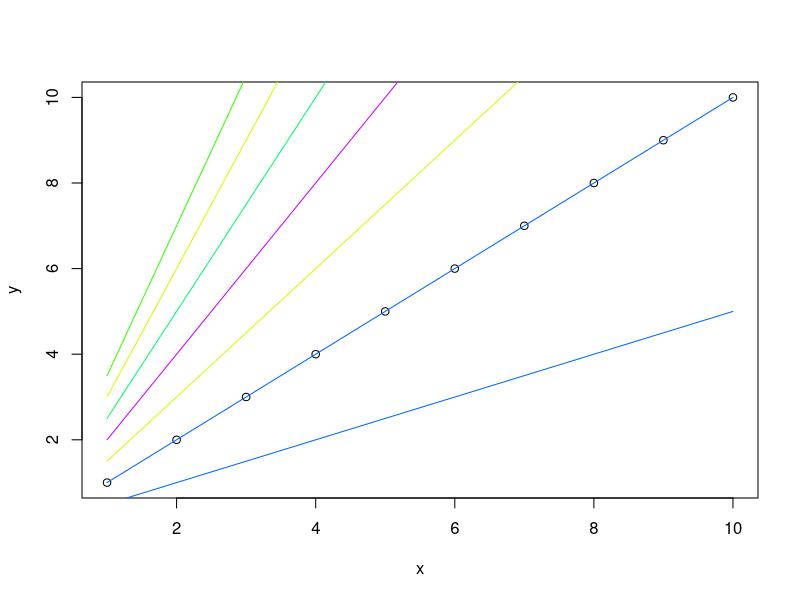
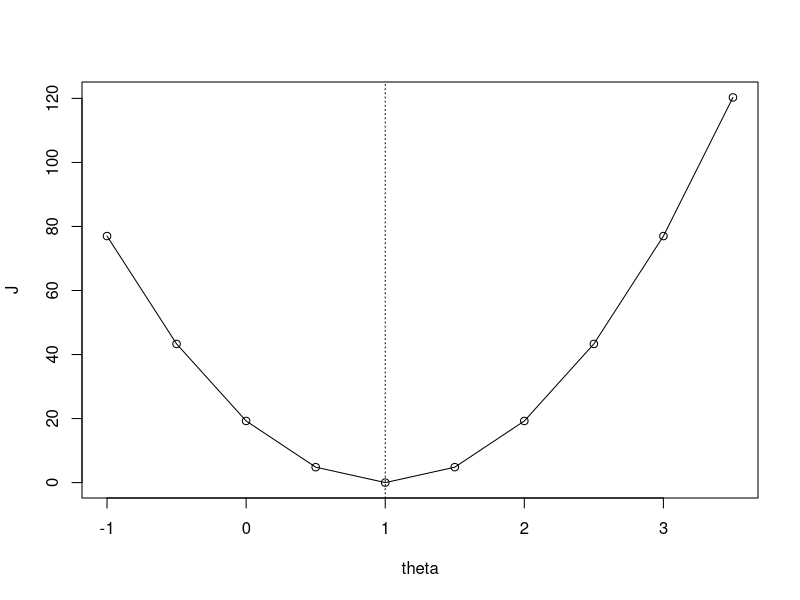
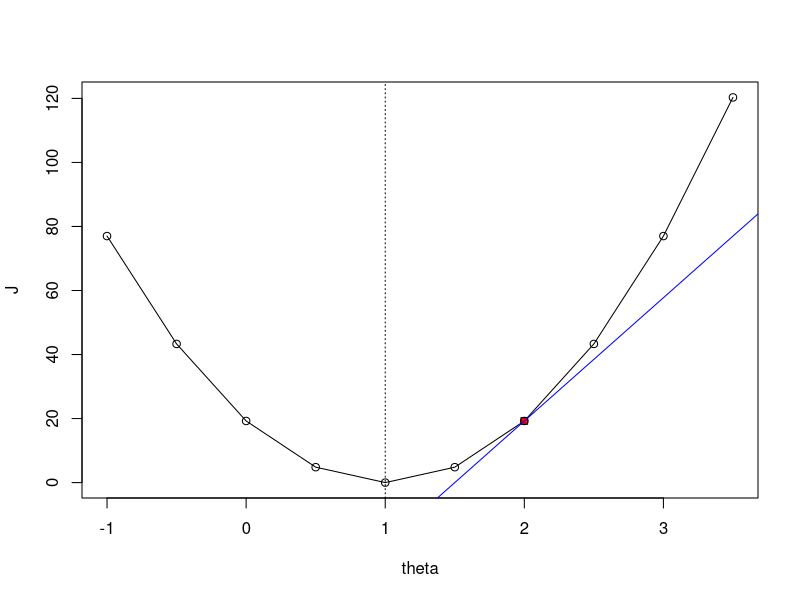
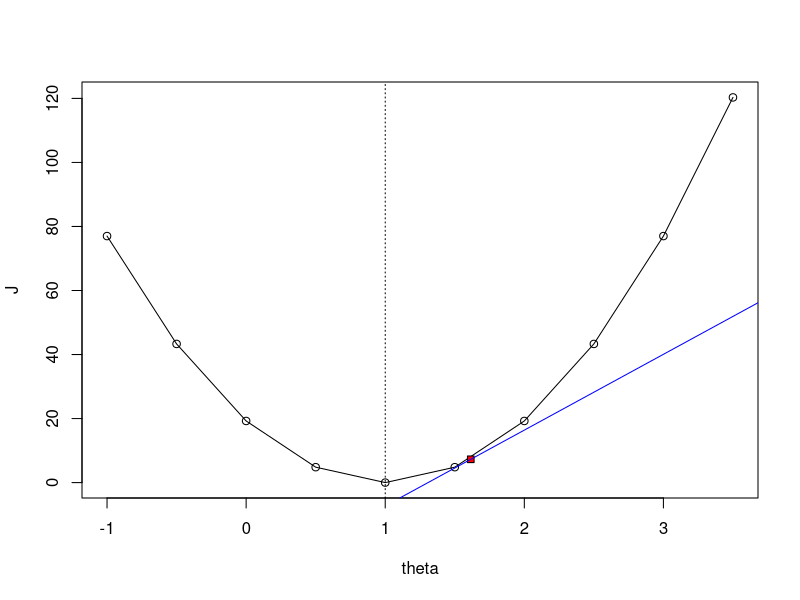
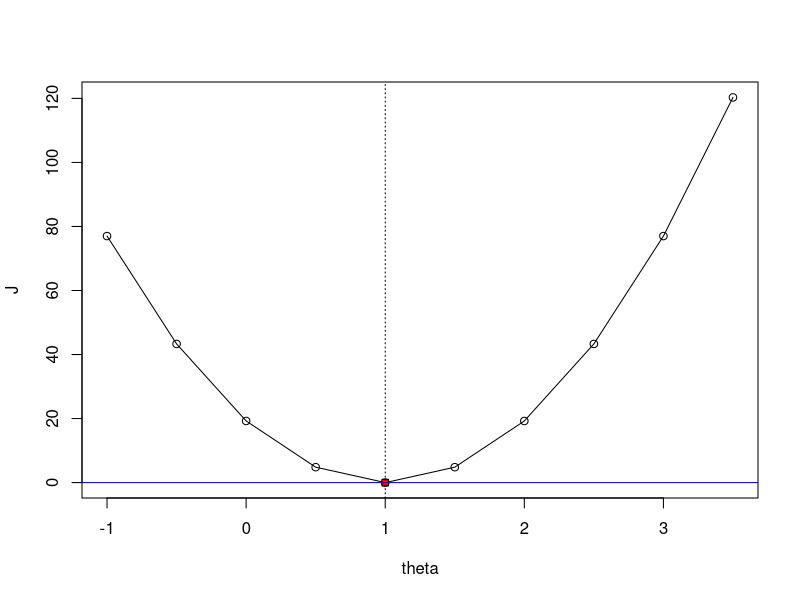

Write R code to recreate these figures, in order.
## ---- chunk 1
# Create x and y variables
x = 1:10
y = x

# create values of theta
theta = seq(from = -1, by = 0.5, length.out=length(x))

# plot all possibilities of h
plot(x,y)
for (i in 1:length(x)){
h = theta[i] * x
lines(x,h,col=sample(rainbow(length(x))))
}

# initialize the  cost function
J = numeric()

# Calculate the value of J for each value of theta
for (i in 1:length(x)){
h = theta[i] * x
J[i] = (1/(2*length(x))) * sum((h - y)^2)
}

# find theta1
theta1 = theta[which(J == min(J))]

# plot
plot(theta,J)
lines(theta,J)
abline(v = theta1,lty = 3)
## ---- chunk 2
theta.temp = 2
Jtemp = (1/(2*length(x))) * sum((theta.temp*x - y)^2)

## find the derivative
beta1 = (1/length(x)) * sum(((theta.temp*x)-y)*x) #slope = derivative
beta0 = Jtemp - (beta1*theta.temp) #find intercept

# plot
plot(theta,J)
lines(theta,J)
abline(v = theta1,lty = 3)
points(theta.temp,Jtemp, pch = 22, bg = "red")
abline(beta0,beta1, col = "blue")
## ---- chunk 3
alpha = 0.01
theta.temp = theta.temp - (alpha*beta1) #update
Jtemp = (1/(2*length(x))) * sum((theta.temp*x - y)^2)

## find the derivative
beta1 = (1/length(x)) * sum(((theta.temp*x)-y)*x) #slope = derivative
beta0 = Jtemp - (beta1*theta.temp) #find intercept

# plot
plot(theta,J)
lines(theta,J)
abline(v = theta1,lty = 3)
points(theta.temp,Jtemp, pch = 22, bg = "red")
abline(beta0,beta1, col = "blue")
## ---- chunk 4
# plot
plot(theta,J)
lines(theta,J)
abline(v = theta1,lty = 3)
points(1,0, pch = 22, bg = "red")
abline(0,0, col = "blue")
